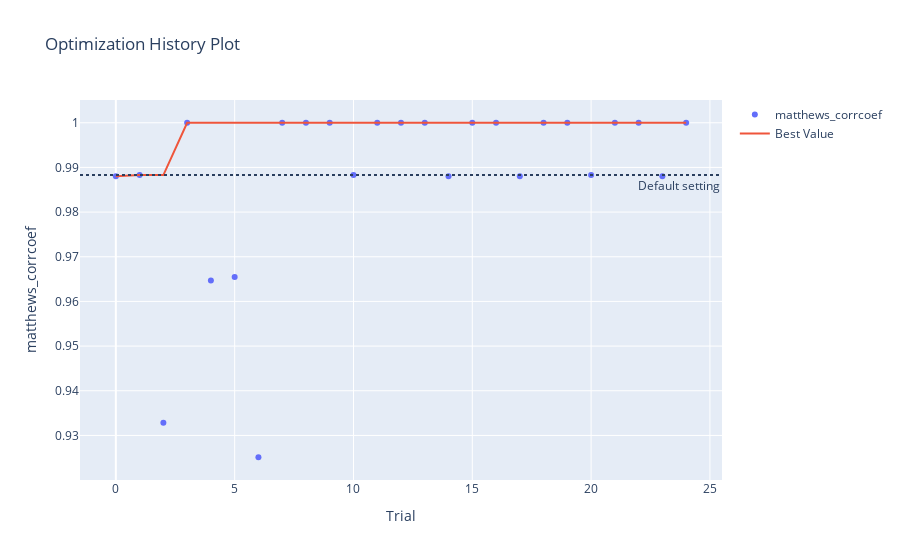

Notebook code for this chart:
### Code cell
svm = SVM_tuner().fit(selector.transform(x), y)
svm.plot()

### Figure 1 — Plotly figure (JSON) as saved in the notebook; plotly's stock layout.template omitted (floating-point values rounded to 4 significant figures)
{"data": [{"mode": "markers", "name": "matthews_corrcoef", "type": "scatter", "x": [0, 1, 2, 3, 4, 5, 6, 7, 8, 9, 10, 11, 12, 13, 14, 15, 16, 17, 18, 19, 20, 21, 22, 23, 24], "y": [0.988, 0.9883, 0.9328, 1, 0.9647, 0.9655, 0.9251, 1, 1, 1, 0.9883, 1, 1, 1, 0.988, 1, 1, 0.988, 1, 1, 0.9883, 1, 1, 0.988, 1]}, {"mode": "lines", "name": "Best Value", "type": "scatter", "x": [0, 1, 2, 3, 4, 5, 6, 7, 8, 9, 10, 11, 12, 13, 14, 15, 16, 17, 18, 19, 20, 21, 22, 23, 24], "y": [0.988, 0.9883, 0.9883, 1, 1, 1, 1, 1, 1, 1, 1, 1, 1, 1, 1, 1, 1, 1, 1, 1, 1, 1, 1, 1, 1]}, {"marker": {"color": "#cccccc"}, "mode": "markers", "name": "Infeasible Trial", "showlegend": false, "type": "scatter", "x": [], "y": []}], "layout": {"annotations": [{"showarrow": false, "text": "Default setting", "x": 1, "xanchor": "right", "xref": "x domain", "y": 0.9883, "yanchor": "top", "yref": "y"}], "shapes": [{"line": {"dash": "dot"}, "type": "line", "x0": 0, "x1": 1, "xref": "x domain", "y0": 0.9883, "y1": 0.9883, "yref": "y"}], "title": {"text": "Optimization History Plot"}, "xaxis": {"title": {"text": "Trial"}}, "yaxis": {"title": {"text": "matthews_corrcoef"}}}}
